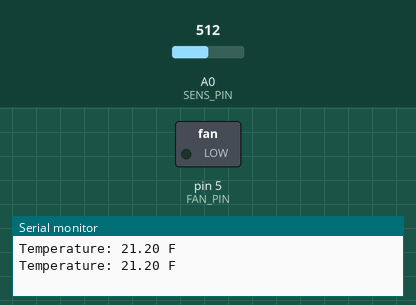
Recording of a sketch running on a simulated Arduino Uno, built with avr-gcc and run on an emulated ATmega328P. Parts: switched loads named in the sketch (green lamp = pin HIGH), the last lines printed to the serial monitor. The inputs (shaded band) are chosen by the test bench; at power-on: A0 (SENS_PIN) = 512.

Above: at 1.8 s.
1.9 s: A0 (SENS_PIN) set to 551
3.4 s: A0 (SENS_PIN) set to 578
At 4.4 s:
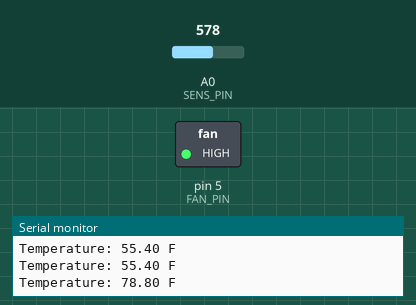
5.5 s: A0 (SENS_PIN) set to 511
At 7.2 s:
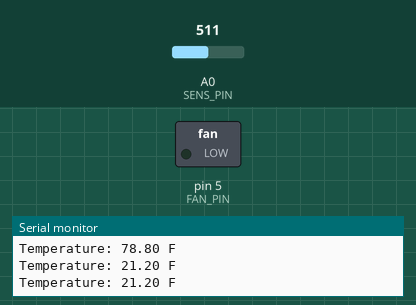
7.5 s: A0 (SENS_PIN) set to 716
At 8.8 s:
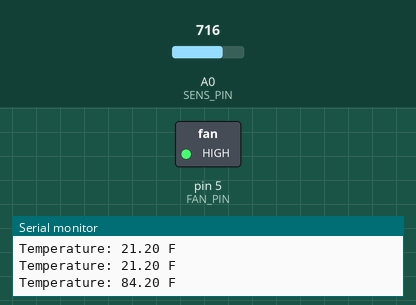
Timing chart, 0 to 10.5 s (numbered marks = the images above; inputs shaded):
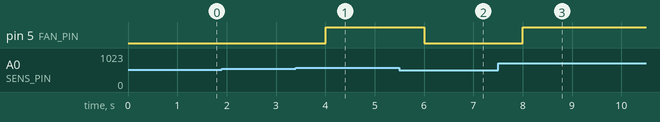

The sketch:

_12_Temperature_Controlled_Fan.ino
```cpp
#define SENS_PIN A0 // Defines A0 pin as "sensor"
#define FAN_PIN 5
int Vin; // Reads value from Arduino pin
float Temperature; // Receives converted voltage value to temp
float TF; // Receives converted value in °F
void setup() {
  pinMode(FAN_PIN, OUTPUT); // Fan pin as an output
  Serial.begin(9600); // Start Serial Monitor
}
void loop() {
  Vin = analogRead (SENS_PIN); // Tells Arduino to read pin
  // and stores value in Vin
  Temperature = (500 * Vin) / 1023 * (1.8) + 32; // Converts voltage value
  // into temperature
  // and stores value in
  // Temperature (as °F)
  TF = Temperature;
  Serial.print("Temperature: "); // Sends text to display screen
  Serial.print(TF); // Shows value of temperature in Serial Monitor
  Serial.println(" F"); // Writes F to indicate it is in Fahrenheit
  if (TF > 71) { // If temperature is more than 71
    digitalWrite(FAN_PIN, HIGH); // Turn fan on
  }
  else if (TF < 71) {
    digitalWrite(FAN_PIN, LOW); // Or keep fan off
  }
  delay(1000); // Waits for a second to read the pin again
}
```

Measured:
- the behaviour switches between 569 and 570 on A0 (SENS_PIN) (found by bisection; images 0 and 1)
- after the input at 3.4 s, pin 5 (FAN_PIN): LOW → HIGH after 0.60 s
- after the input at 5.5 s, pin 5 (FAN_PIN): HIGH → LOW after 0.51 s
- after the input at 7.5 s, pin 5 (FAN_PIN): LOW → HIGH after 0.51 s
